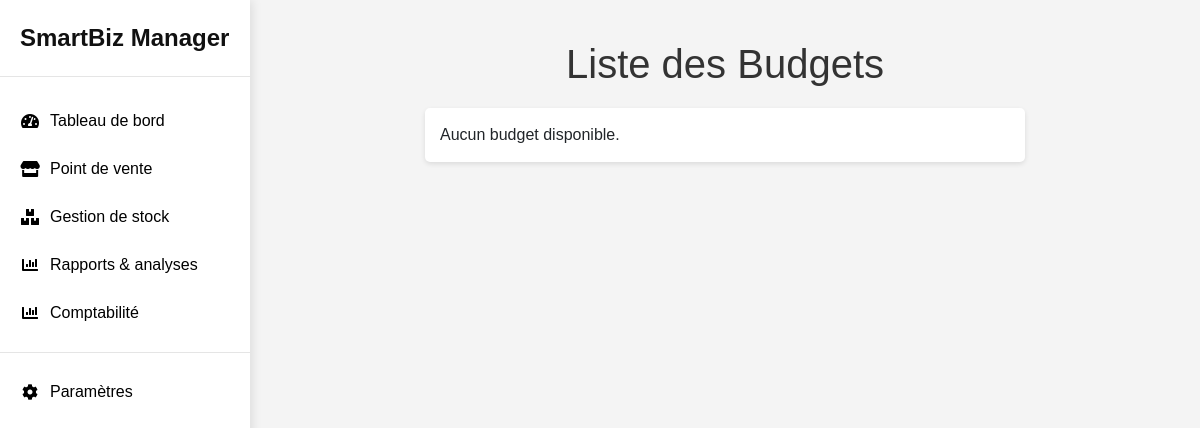
Before: /budgets/ with the older database file.
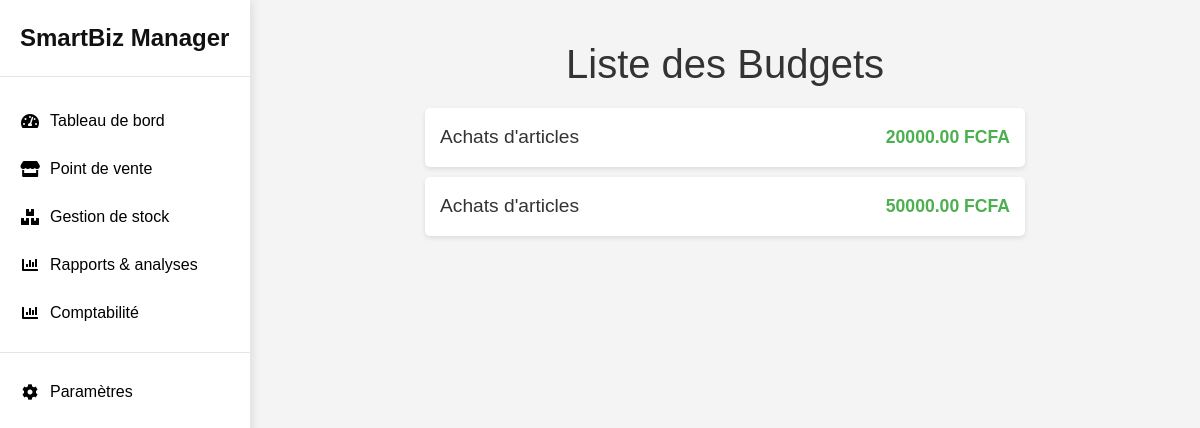
After: the same page with the newer database file.
### SmartBiz_Manager/models.py (models this page shows, shortened)
class Budget(models.Model):
    department = models.ForeignKey(Department, on_delete=models.CASCADE)
    year = models.IntegerField()
    amount = models.DecimalField(max_digits=10, decimal_places=2)

class Department(models.Model):
    name = models.CharField(max_length=100)

### SmartBiz_Manager/views.py (the view)
# urls.py: path('budgets/', views.budget_list, name='budget_list'),
def budget_list(request):
    budgets = Budget.objects.select_related('department').all()  # Utiliser select_related pour optimiser les requêtes
    return render(request, 'comptabilite/budget_list.html', {'budgets': budgets})

### SmartBiz_Manager/templates/comptabilite/budget_list.html (shortened to what this page needs)
{% extends "base.html" %}
{% load static %}
{% block content %}
<h1>Liste des Budgets</h1>
<div class="budget-list">
    <ul>
        {% for budget in budgets %}
            <li>
                <span class="budget-name">{{ budget.department.name }}</span>
                <span class="amount">{{ budget.amount|floatformat:2 }} FCFA</span>
            </li>
        {% empty %}
            <li>Aucun budget disponible.</li>
        {% endfor %}
    </ul>
</div>
{% endblock %}

Changed rows visible on the page:
added Budget: department.name "Achats d'articles", amount "20000.00"
added Budget: department.name "Achats d'articles", amount "50000.00"
Other visible differences:
text no longer shown: "Aucun budget disponible."
